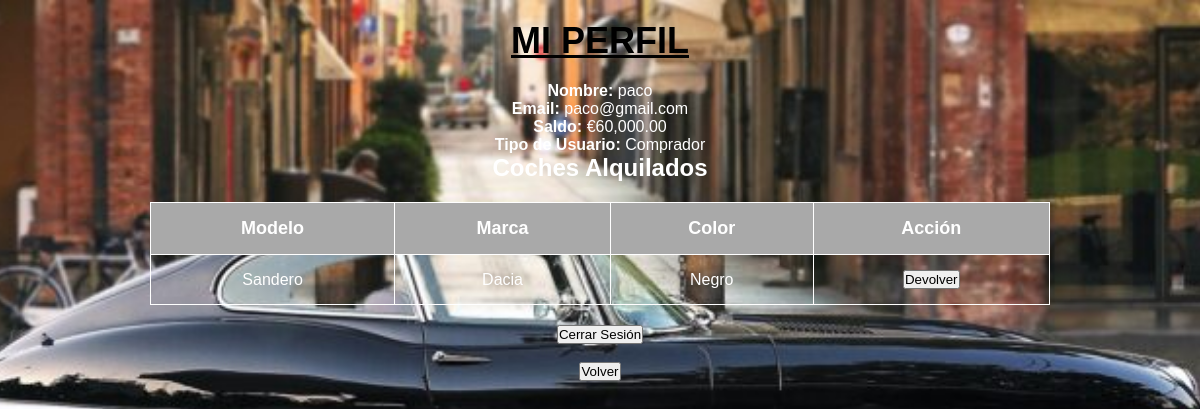
The app's page /perfil.php (signed in) with its own data.
### tables this page shows
CREATE TABLE `usuarios` (
  `id_usuario` int(10) unsigned NOT NULL AUTO_INCREMENT,
  `nombre` varchar(50) NOT NULL,
  `email` varchar(100) NOT NULL,
  `password` varchar(255) NOT NULL,
  `tipo_usuario` enum('Comprador','Vendedor','Administrador') NOT NULL,
  `saldo` decimal(10,2) NOT NULL DEFAULT '0.00',
  PRIMARY KEY (`id_usuario`),
  UNIQUE KEY `email` (`email`)
);

CREATE TABLE `alquileres` (
  `id_alquiler` int(10) unsigned NOT NULL AUTO_INCREMENT,
  `id_usuario` int(10) unsigned DEFAULT NULL,
  `id_coche` int(10) unsigned DEFAULT NULL,
  `prestado` datetime DEFAULT NULL,
  `devuelto` datetime DEFAULT NULL,
  PRIMARY KEY (`id_alquiler`),
  KEY `id_usuario` (`id_usuario`),
  KEY `id_coche` (`id_coche`),
  CONSTRAINT `alquileres_ibfk_1` FOREIGN KEY (`id_usuario`) REFERENCES `usuarios` (`id_usuario`) ON DELETE CASCADE,
  CONSTRAINT `alquileres_ibfk_2` FOREIGN KEY (`id_coche`) REFERENCES `coches` (`id_coche`) ON DELETE CASCADE
);

CREATE TABLE `coches` (
  `id_coche` int(10) unsigned NOT NULL AUTO_INCREMENT,
  `modelo` varchar(50) NOT NULL,
  `marca` varchar(50) NOT NULL,
  `color` varchar(30) NOT NULL,
  `precio` decimal(10,2) NOT NULL,
  `alquilado` tinyint(1) NOT NULL DEFAULT '0',
  `foto` varchar(100) NOT NULL,
  `id_vendedor` int(11) NOT NULL,
  PRIMARY KEY (`id_coche`)
);

### perfil.php (the view, shortened to what this page needs)
<?php
include 'db.php';
$id_usuario = $_SESSION['id_usuario'];
$sql_usuario = "SELECT * FROM usuarios WHERE id_usuario = '$id_usuario'";
$resultado_usuario = mysqli_query($conexion, $sql_usuario);
$usuario = mysqli_fetch_assoc($resultado_usuario);
$sql_alquileres = "SELECT alquileres.id_alquiler, coches.id_coche, coches.modelo, coches.marca, coches.color
                   FROM alquileres
                   JOIN coches ON alquileres.id_coche = coches.id_coche
                   WHERE alquileres.id_usuario = '$id_usuario' AND alquileres.devuelto IS NULL";
$alquileres = mysqli_query($conexion, $sql_alquileres);
?>
<!DOCTYPE html>
<html lang="es">
<head>
    <link rel="stylesheet" type="text/css" href="estilo.css">
</head>
<body>
    <h1>Mi Perfil</h1>
    <div class="perfil-container">
        <p><strong>Nombre:</strong> <?php echo htmlspecialchars($usuario['nombre']); ?></p>
        <p><strong>Email:</strong> <?php echo htmlspecialchars($usuario['email']); ?></p>
        <p><strong>Saldo:</strong> €<?php echo number_format($usuario['saldo'], 2); ?></p>
        <p><strong>Tipo de Usuario:</strong> <?php echo ucfirst(htmlspecialchars($usuario['tipo_usuario'])); ?></p>
        <h2>Coches Alquilados</h2>
        <?php if (mysqli_num_rows($alquileres) > 0) { ?>
            <table>
                <tr>
                    <th>Modelo</th>
                    <th>Marca</th>
                    <th>Color</th>
                    <th>Acción</th>
                </tr>
                <?php while ($coche = mysqli_fetch_assoc($alquileres)) { ?>
                    <tr>
                        <td><?php echo htmlspecialchars($coche['modelo']); ?></td>
                        <td><?php echo htmlspecialchars($coche['marca']); ?></td>
                        <td><?php echo htmlspecialchars($coche['color']); ?></td>
                        <td>
                            <form action="devolver_coche.php" method="post">
                                <input type="submit" value="Devolver">
                            </form>
                        </td>
                    </tr>
                <?php } ?>
            </table>
        <?php } else { ?>
            <p>No tienes coches alquilados.</p>
        <?php } ?>
        <form action="logout.php" method="post">
            <input type="submit" value="Cerrar Sesión" class="logout-btn">
        </form><br>
        <form action="index.php" method="post">
            <input type="submit" value="Volver">
        </form>
    </div>
</body>
</html>

### estilo.css (style rules this page uses)
* { margin: 0; padding: 0; box-sizing: border-box; }
body { font-family: 'Poppins', Arial, Helvetica, sans-serif; background-color: #D3D3D3; background-image: url('img/imagenfondo.jpg'); background-size: cover; background-repeat: no-repeat; background-position: center; background-attachment: fixed; color: white; text-align: center; }
table { margin: 20px auto; border-collapse: collapse; width: 90%; max-width: 900px; }
th, td { padding: 15px; text-align: center; border: 1px solid; }
th { background-color: #A9A9A9; color: white; font-size: 18px; }
h1 { text-align: center; margin: 20px 0; font-size: 36px; text-transform: uppercase; text-decoration: underline; color: black; }

### records on screen
usuarios: nombre "paco", email "paco@gmail.com", saldo "60,000.00", tipo_usuario "Comprador"
alquileres: id_coche.modelo "Sandero", id_coche.marca "Dacia", id_coche.color "Negro"
